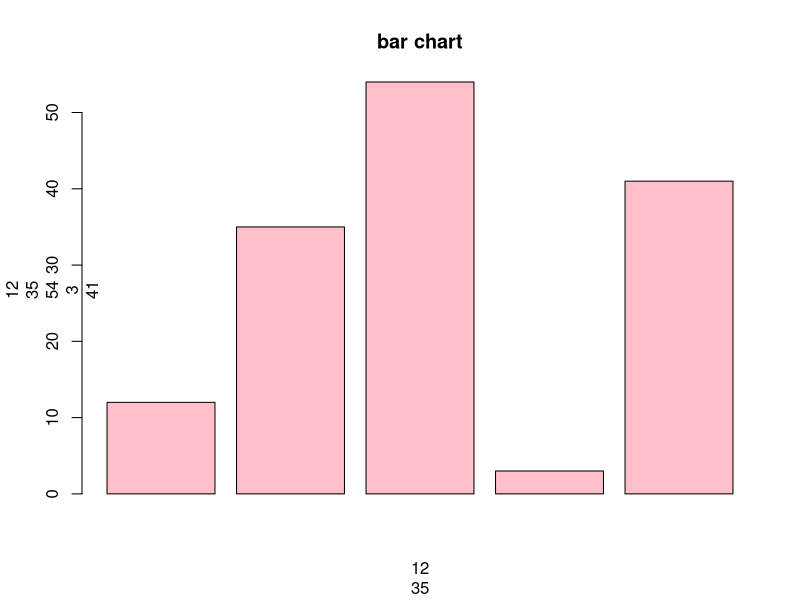

Generate this figure with R:
#bar chart
barplot(H <-c(12,35,54,3,41),
        main="bar chart",
        xlab=H,
        ylab=H,
        col="pink",
)
png(file = "bar chart.png")  
dev.off()  
